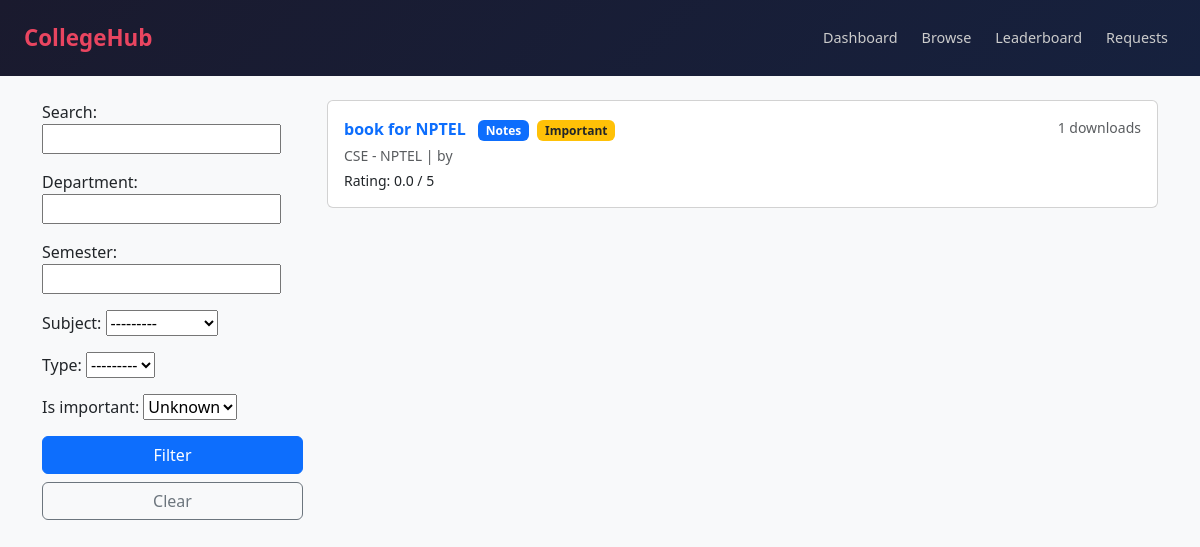
/resources/ (signed in), run on the app's committed database.
### subjects/models.py (models this page shows)
class Subject(models.Model):
    DEPT = [('CSE','CSE'),('ECE','ECE'),
            ('MECH','MECH'),('CIVIL','CIVIL')]
    name = models.CharField(max_length=100)
    department = models.CharField(max_length=10, choices=DEPT)
    semester = models.IntegerField()
    def __str__(self): return f"{self.department} - {self.name}"

### resources/models.py (models this page shows)
class Resource(models.Model):
    TYPE = [('notes','Notes'),('PYQ','PYQ'),('book','Book')]
    title = models.CharField(max_length=200)
    subject = models.ForeignKey('subjects.Subject', on_delete=models.CASCADE)
    uploaded_by = models.ForeignKey(settings.AUTH_USER_MODEL, on_delete=models.CASCADE)
    file = models.FileField(upload_to='resources/')
    type = models.CharField(max_length=10, choices=TYPE)
    downloads = models.IntegerField(default=0)
    avg_rating = models.FloatField(default=0.0)
    is_important = models.BooleanField(default=False)
    is_approved = models.BooleanField(default=True)
    created_at = models.DateTimeField(auto_now_add=True)

### resources/views.py (the view)
# urls.py: path('resources/', views.ResourceListView.as_view(), name='resource_list'),
class ResourceListView(LoginRequiredMixin, FilterView):
    model = Resource
    template_name = 'resources/resource_list.html'
    filterset_class = ResourceFilter
    paginate_by = 10
    context_object_name = 'resources'
    def get_queryset(self):
        qs = Resource.objects.filter(is_approved=True).select_related('subject', 'uploaded_by').order_by('-created_at')
        if self.request.GET.get('exam'):
            qs = qs.filter(Q(type='PYQ') | Q(is_important=True))
        return qs

### templates/resources/resource_list.html (shortened to what this page needs)
{% extends 'base.html' %}
{% block content %}
<div class="row">
  <div class="col-md-3">
    <form method="get">
      {{ filter.form.as_p }}
      <button type="submit" class="btn btn-primary w-100">Filter</button>
      <a href="{% url 'resource_list' %}" class="btn btn-outline-secondary w-100 mt-2">Clear</a>
    </form>
  </div>
  <div class="col-md-9">
    {% for r in resources %}
    <div class="card mb-3 p-3">
      <div class="d-flex justify-content-between">
        <div>
          <a href="{% url 'resource_detail' r.pk %}" class="fw-bold text-decoration-none">{{ r.title }}</a>
          <span class="badge bg-primary ms-2">{{ r.get_type_display }}</span>
          {% if r.is_important %}<span class="badge bg-warning text-dark ms-1">Important</span>{% endif %}
        </div>
        <div class="text-muted small">{{ r.downloads }} downloads</div>
      </div>
      <div class="small text-muted mt-1">{{ r.subject }} | by {{ r.uploaded_by.get_full_name }}</div>
      <div class="small mt-1">Rating: {{ r.avg_rating|floatformat:1 }} / 5</div>
    </div>{% endfor %}
  </div>
</div>
{% endblock %}

### templates/base.html (style rules this page uses)
body { background-color: #f8f9fa; font-family: 'Segoe UI', sans-serif; }

### data on the page
Resource: title "book for NPTEL", type "Notes", is_important "Important", downloads "1", subject "CSE - NPTEL", avg_rating "0.0"
